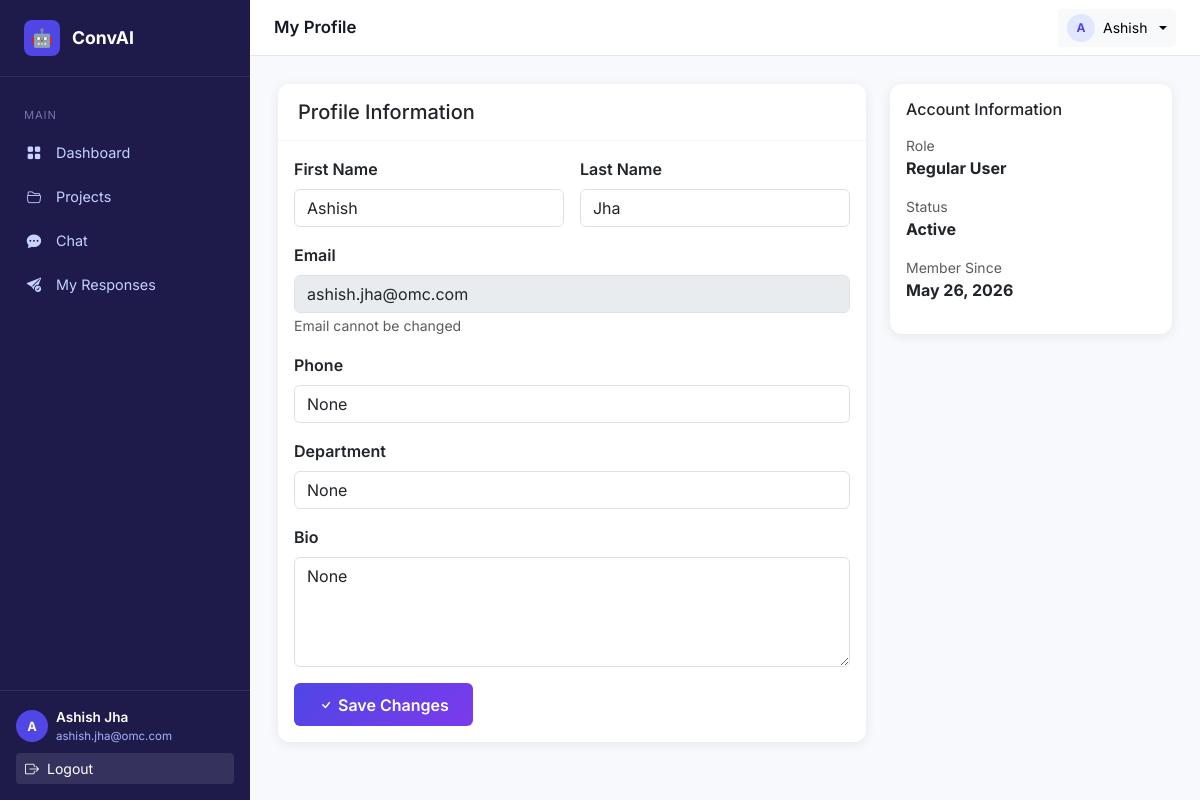
The page /profile/ (signed in) on the database its author committed.
### apps/users/models.py (models this page shows, shortened)
class User(AbstractUser):
    ROLE_CHOICES = (
        ('user', 'Regular User'),
        ('moderator', 'Moderator'),
        ('admin', 'Administrator'),
    )
    role = models.CharField(max_length=20, choices=ROLE_CHOICES, default='user')
    is_active = models.BooleanField(default=True)
    created_at = models.DateTimeField(auto_now_add=True)
    updated_at = models.DateTimeField(auto_now=True)
    class Meta:
        verbose_name = 'User'
        verbose_name_plural = 'Users'

class UserProfile(models.Model):
    user = models.OneToOneField(User, on_delete=models.CASCADE, related_name='profile')
    phone = models.CharField(max_length=20, blank=True, null=True)
    bio = models.TextField(blank=True, null=True)
    department = models.CharField(max_length=100, blank=True, null=True)
    avatar = models.URLField(blank=True, null=True)
    created_at = models.DateTimeField(auto_now_add=True)
    updated_at = models.DateTimeField(auto_now=True)
    class Meta:
        db_table = 'user_profile'
        verbose_name = 'User Profile'
        verbose_name_plural = 'User Profiles'

### apps/frontend/views.py (the view)
    def wrapper(request, *args, **kwargs):
        if not request.user.is_authenticated:
            return redirect('frontend:login')
        return view_func(request, *args, **kwargs)

### apps/frontend/views.py (called while the page is built, shortened)
def login_required_decorator(view_func):
    def wrapper(request, *args, **kwargs):
        if not request.user.is_authenticated:
            return redirect('frontend:login')
        return view_func(request, *args, **kwargs)
    return wrapper

@login_required_decorator
def user_profile(request):
    profile = UserProfile.objects.get(user=request.user)
    context = {
        'profile': profile,
    }
    return render(request, 'user/profile.html', context)

### templates/user/profile.html (shortened to what this page needs)
{% extends "base.html" %}
{% block page_title %}My Profile{% endblock %}
{% block content %}
<div class="row">
  <div class="col-md-8">
    <div class="card">
      <div class="card-header">
        <h5 class="mb-0">Profile Information</h5>
      </div>
      <div class="card-body">
        <form method="post">
          <div class="row g-3 mb-3">
            <div class="col-md-6">
              <label class="form-label fw-semibold">First Name</label>
              <input type="text" name="first_name" class="form-control" value="{{ user.first_name }}" />
            </div>
            <div class="col-md-6">
              <label class="form-label fw-semibold">Last Name</label>
              <input type="text" name="last_name" class="form-control" value="{{ user.last_name }}" />
            </div>
          </div>
          <div class="mb-3">
            <label class="form-label fw-semibold">Email</label>
            <input type="email" class="form-control" value="{{ user.email }}" disabled />
            <small class="text-muted">Email cannot be changed</small>
          </div>
          <div class="mb-3">
            <label class="form-label fw-semibold">Phone</label>
            <input type="tel" name="phone" class="form-control" value="{{ profile.phone }}" placeholder="+1 (555) 000-0000" />
          </div>
          <div class="mb-3">
            <label class="form-label fw-semibold">Department</label>
            <input type="text" name="department" class="form-control" value="{{ profile.department }}" placeholder="e.g., Sales, Support" />
          </div>
          <div class="mb-3">
            <label class="form-label fw-semibold">Bio</label>
            <textarea name="bio" class="form-control" rows="4" placeholder="Tell us about yourself...">{{ profile.bio }}</textarea>
          </div>
          <button type="submit" class="btn btn-primary">
            <i class="bi bi-check me-1"></i>Save Changes
          </button>
        </form>
      </div>
    </div>
  </div>
  <div class="col-md-4">
    <div class="card">
      <div class="card-body">
        <h6 class="card-title mb-3">Account Information</h6>
        <div class="mb-3">
          <small class="text-muted d-block">Role</small>
          <strong class="text-capitalize">{{ user.get_role_display }}</strong>
        </div>
        <div class="mb-3">
          <small class="text-muted d-block">Status</small>
          <strong>{% if user.is_active %}Active{% else %}Inactive{% endif %}</strong>
        </div>
        <div class="mb-3">
          <small class="text-muted d-block">Member Since</small>
          <strong>{{ user.created_at|date:"M d, Y" }}</strong>
        </div>
      </div>
    </div>
  </div>
</div>
{% endblock %}

### templates/base.html (shortened to what this page needs)
{% load static %}
<!DOCTYPE html>
<html lang="en">
<head>
  <link href="https://cdn.jsdelivr.net/npm/bootstrap@5.3.2/dist/css/bootstrap.min.css" rel="stylesheet">
  <link href="https://cdn.jsdelivr.net/npm/bootstrap-icons@1.11.3/font/bootstrap-icons.min.css" rel="stylesheet">
  <link href="{% static 'css/style.css' %}" rel="stylesheet">
</head>
<body>
{% block body %}
{% if user.is_authenticated %}
<div class="layout-wrapper">
  <nav class="sidebar" id="sidebar">
    <a href="{% url 'frontend:user_dashboard' %}" class="sidebar-brand">
      <div class="brand-icon">🤖</div>
      ConvAI
    </a>
    <div class="sidebar-nav">
      <div>
        <div class="nav-section-label">Main</div>
        <ul class="nav flex-column">
          <li class="nav-item">
            <a href="{% url 'frontend:user_dashboard' %}" class="nav-link {% block nav_dashboard %}{% endblock %}">
              <span class="nav-icon"><i class="bi bi-grid-fill"></i></span> Dashboard
            </a>
          </li>
          <li class="nav-item">
            <a href="{% url 'frontend:user_projects' %}" class="nav-link {% block nav_projects %}{% endblock %}">
              <span class="nav-icon"><i class="bi bi-folder2-open"></i></span> Projects
            </a>
          </li>
          <li class="nav-item">
            <a href="{% url 'frontend:user_chat' %}" class="nav-link {% block nav_chat %}{% endblock %}">
              <span class="nav-icon"><i class="bi bi-chat-dots-fill"></i></span> Chat
            </a>
          </li>
          <li class="nav-item">
            <a href="{% url 'frontend:user_responses' %}" class="nav-link {% block nav_responses %}{% endblock %}">
              <span class="nav-icon"><i class="bi bi-send-check-fill"></i></span> My Responses
            </a>
          </li>
        </ul>
      </div>
    </div>
    <div class="sidebar-footer">
      <div class="d-flex align-items-center gap-2 mb-2">
        <div class="avatar-sm bg-indigo text-white" style="background:#4f46e5">
          <span>{{ user.first_name|first|upper }}</span>
        </div>
        <div class="text-truncate">
          <div class="navbar-user-name text-white fw-semibold" style="font-size:.85rem;">{{ user.first_name }} {{ user.last_name }}</div>
          <div class="navbar-user-email" style="font-size:.72rem;color:#a5b4fc;">{{ user.email }}</div>
        </div>
      </div>
      <a href="{% url 'frontend:logout' %}" class="btn btn-sm w-100 text-start text-white" style="background:rgba(255,255,255,.1)">
        <i class="bi bi-box-arrow-right me-2"></i>Logout
      </a>
    </div>
  </nav>
  <div class="main-content">
    <div class="topbar">
      <span class="topbar-title">{% block page_title %}Dashboard{% endblock %}</span>
      <div class="dropdown">
        <button class="btn btn-sm btn-light dropdown-toggle d-flex align-items-center gap-2" data-bs-toggle="dropdown">
          <div class="avatar-sm" style="background:#e0e7ff;color:#4f46e5;width:28px;height:28px;font-size:.75rem">
            <span>{{ user.first_name|first|upper }}</span>
          </div>
          <span class="d-none d-md-inline" style="font-size:.875rem;">{{ user.first_name }}</span>
        </button>
      </div>
    </div>
    <div class="page-content">
      {% block content %}{% endblock %}
    </div>
  </div>
</div>
{% endif %}
{% endblock body %}
</body>
</html>

### static/css/style.css (style rules this page uses)
:root { --sidebar-width: 250px; --primary: #4f46e5; --primary-dark: #3730a3; --sidebar-bg: #1e1b4b; --sidebar-text: #c7d2fe; --sidebar-active: #4f46e5; --topbar-height: 56px; --card-shadow: 0 2px 12px rgba(0,0,0,.08); }
body { font-family: 'Inter', 'Segoe UI', system-ui, sans-serif; background: #f8f9fc; }
.layout-wrapper { display: flex; min-height: 100vh; }
.sidebar { width: var(--sidebar-width); background: var(--sidebar-bg); color: var(--sidebar-text); display: flex; flex-direction: column; position: fixed; top: 0; left: 0; height: 100vh; z-index: 1000; transition: transform .3s ease; }
.sidebar-brand { padding: 1.25rem 1.5rem; border-bottom: 1px solid rgba(255,255,255,.08); display: flex; align-items: center; gap: .75rem; font-weight: 700; font-size: 1.1rem; color: #fff; text-decoration: none; }
.sidebar-brand .brand-icon { width: 36px; height: 36px; background: var(--primary); border-radius: 8px; display: flex; align-items: center; justify-content: center; font-size: 1.1rem; }
.sidebar-nav { flex: 1; padding: 1rem 0; overflow-y: auto; }
.sidebar-nav .nav-section-label { padding: .4rem 1.5rem; font-size: .7rem; letter-spacing: .08em; text-transform: uppercase; color: rgba(199, 210, 254, .5); margin-top: .5rem; }
.sidebar-nav .nav-item { margin: .1rem .75rem; }
.sidebar-nav .nav-link { color: var(--sidebar-text); padding: .6rem .75rem; border-radius: 8px; display: flex; align-items: center; gap: .75rem; font-size: .9rem; transition: all .2s; text-decoration: none; }
.sidebar-nav .nav-link .nav-icon { width: 20px; text-align: center; flex-shrink: 0; }
.sidebar-footer { padding: 1rem; border-top: 1px solid rgba(255,255,255,.08); }
.main-content { margin-left: var(--sidebar-width); flex: 1; display: flex; flex-direction: column; min-height: 100vh; }
.topbar { height: var(--topbar-height); background: #fff; border-bottom: 1px solid #e5e7eb; display: flex; align-items: center; padding: 0 1.5rem; position: sticky; top: 0; z-index: 100; gap: 1rem; }
.topbar-title { font-weight: 600; font-size: 1.05rem; color: #111827; }
.page-content { padding: 1.75rem; }
.card { border: none; box-shadow: var(--card-shadow); border-radius: 12px; }
.card-header { background: #fff; border-bottom: 1px solid #f3f4f6; border-radius: 12px 12px 0 0 !important; padding: 1rem 1.25rem; font-weight: 600; }
.btn-primary { background: linear-gradient(135deg, #4f46e5, #7c3aed); border: none; font-weight: 600; padding: .6rem 1.5rem; }
.avatar-sm { width: 32px; height: 32px; border-radius: 50%; display: flex; align-items: center; justify-content: center; font-weight: 700; font-size: .8rem; }

### rows shown on the page
User: first_name|first "A", first_name "Ashish", last_name "Jha", email "ashish.jha@omc.com", role "Regular User", created_at "May 26, 2026"
UserProfile: phone "None", department "None", bio "None"
